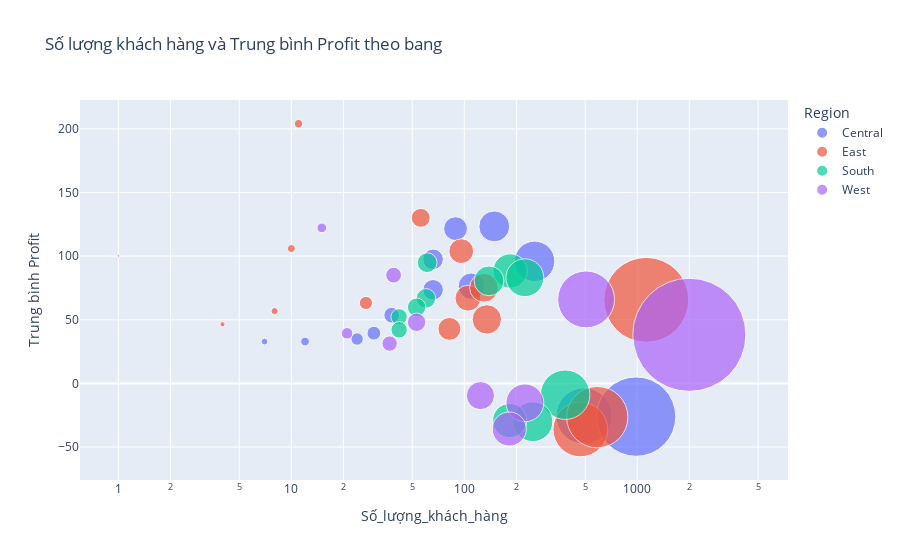

Notebook cell for this chart:
### Markdown cell above
Nhận xét:

- Qua biểu đồ trên ta có thể thấy là có sư chênh lệch giữa số lượng khách hàng và trung bình sale theo khu vực. Trong đó khu vực bang California thuộc khu vực phía tây có số lượng khách hàng và đơn hàng nhiều nhất, tiếp theo đó là New York thuộc khu vực phía đông. Bang Vermont thuộc khu vực phía đông mặc dù có số lượng khách hàng ít nhưng lại cho trung bình sale cao nhất (811.7609). Biểu đồ cho ta thấy khu vực phía đông chiếm ưu thế trong việc cho ra số lượng trung bình sale cao nhất so với các khu vực khác. Phần lớn các khu vực cho số lượng sale trung bình nằm trong khoảng từ 150 -> 250 và có sự phân hóa cao theo khu vực.

### Code cell
customer_fig_1[1]

### Figure 1 — Plotly figure (JSON) as saved in the notebook; plotly's stock layout.template omitted (floating-point values rounded to 4 significant figures)
{"data": [{"hovertemplate": "<b>%{hovertext}</b><br><br>Region=Central<br>Số_lượng_khách_hàng=%{x}<br>Trung bình Profit=%{y}<br>number_order=%{marker.size}<extra></extra>", "hovertext": ["Illinois", "Indiana", "Iowa", "Kansas", "Michigan", "Minnesota", "Missouri", "Nebraska", "North Dakota", "Oklahoma", "South Dakota", "Texas", "Wisconsin"], "legendgroup": "Central", "marker": {"color": "#636efa", "size": [492, 149, 30, 24, 255, 89, 66, 38, 7, 66, 12, 985, 110], "sizemode": "area", "sizeref": 0.3127, "symbol": "circle"}, "mode": "markers", "name": "Central", "orientation": "v", "showlegend": true, "type": "scatter", "x": [492, 149, 30, 24, 255, 89, 66, 38, 7, 66, 12, 985, 110], "xaxis": "x", "y": [-25.63, 123.4, 39.46, 34.85, 95.93, 121.6, 97.52, 53.61, 32.88, 73.54, 32.9, -26.12, 76.38], "yaxis": "y"}, {"hovertemplate": "<b>%{hovertext}</b><br><br>Region=East<br>Số_lượng_khách_hàng=%{x}<br>Trung bình Profit=%{y}<br>number_order=%{marker.size}<extra></extra>", "hovertext": ["Connecticut", "Delaware", "District of Columbia", "Maine", "Maryland", "Massachusetts", "New Hampshire", "New Jersey", "New York", "Ohio", "Pennsylvania", "Rhode Island", "Vermont", "West Virginia"], "legendgroup": "East", "marker": {"color": "#EF553B", "size": [82, 96, 10, 8, 105, 135, 27, 130, 1128, 469, 587, 56, 11, 4], "sizemode": "area", "sizeref": 0.3127, "symbol": "circle"}, "mode": "markers", "name": "East", "orientation": "v", "showlegend": true, "type": "scatter", "x": [82, 96, 10, 8, 105, 135, 27, 130, 1128, 469, 587, 56, 11, 4], "xaxis": "x", "y": [42.82, 103.9, 106.0, 56.81, 66.96, 50.26, 63.2, 75.18, 65.64, -36.19, -26.51, 130.1, 204.1, 46.48], "yaxis": "y"}, {"hovertemplate": "<b>%{hovertext}</b><br><br>Region=South<br>Số_lượng_khách_hàng=%{x}<br>Trung bình Profit=%{y}<br>number_order=%{marker.size}<extra></extra>", "hovertext": ["Alabama", "Arkansas", "Florida", "Georgia", "Kentucky", "Louisiana", "Mississippi", "North Carolina", "South Carolina", "Tennessee", "Virginia"], "legendgroup": "South", "marker": {"color": "#00cc96", "size": [61, 60, 383, 184, 139, 42, 53, 249, 42, 183, 224], "sizemode": "area", "sizeref": 0.3127, "symbol": "circle"}, "mode": "markers", "name": "South", "orientation": "v", "showlegend": true, "type": "scatter", "x": [61, 60, 383, 184, 139, 42, 53, 249, 42, 183, 224], "xaxis": "x", "y": [94.87, 66.81, -8.875, 88.32, 80.57, 52.29, 59.87, -30.08, 42.12, -29.19, 83.03], "yaxis": "y"}, {"hovertemplate": "<b>%{hovertext}</b><br><br>Region=West<br>Số_lượng_khách_hàng=%{x}<br>Trung bình Profit=%{y}<br>number_order=%{marker.size}<extra></extra>", "hovertext": ["Arizona", "California", "Colorado", "Idaho", "Montana", "Nevada", "New Mexico", "Oregon", "Utah", "Washington", "Wyoming"], "legendgroup": "West", "marker": {"color": "#ab63fa", "size": [224, 2001, 182, 21, 15, 39, 37, 124, 53, 506, 1], "sizemode": "area", "sizeref": 0.3127, "symbol": "circle"}, "mode": "markers", "name": "West", "orientation": "v", "showlegend": true, "type": "scatter", "x": [224, 2001, 182, 21, 15, 39, 37, 124, 53, 506, 1], "xaxis": "x", "y": [-15.3, 38.17, -35.87, 39.37, 122.2, 85.05, 31.27, -9.601, 48.05, 66.01, 100.2], "yaxis": "y"}], "layout": {"legend": {"itemsizing": "constant", "title": {"text": "Region"}, "tracegroupgap": 0}, "title": {"text": "Số lượng khách hàng và Trung bình Profit theo bang"}, "xaxis": {"anchor": "y", "domain": [0, 1], "title": {"text": "Số_lượng_khách_hàng"}, "type": "log"}, "yaxis": {"anchor": "x", "domain": [0, 1], "title": {"text": "Trung bình Profit"}}}}
